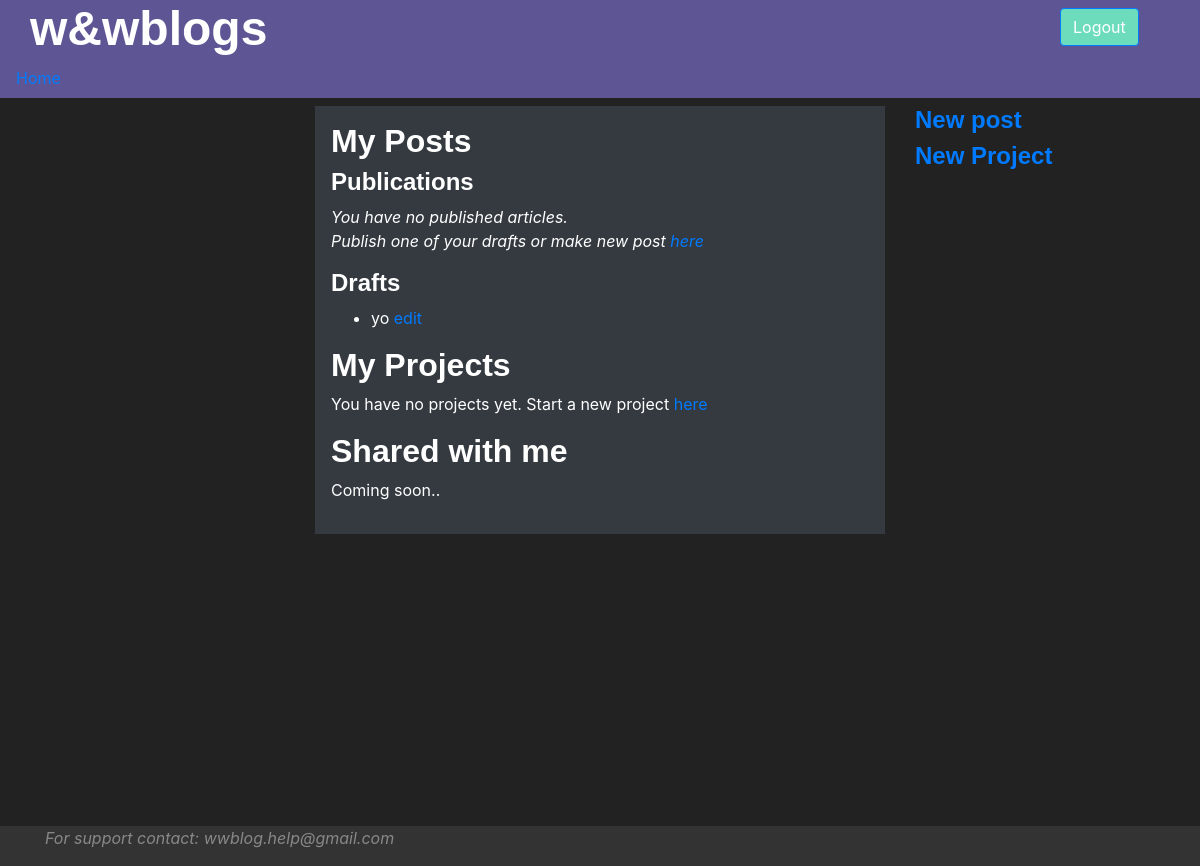
/me/ (signed in), run on an earlier commit of the app's database.
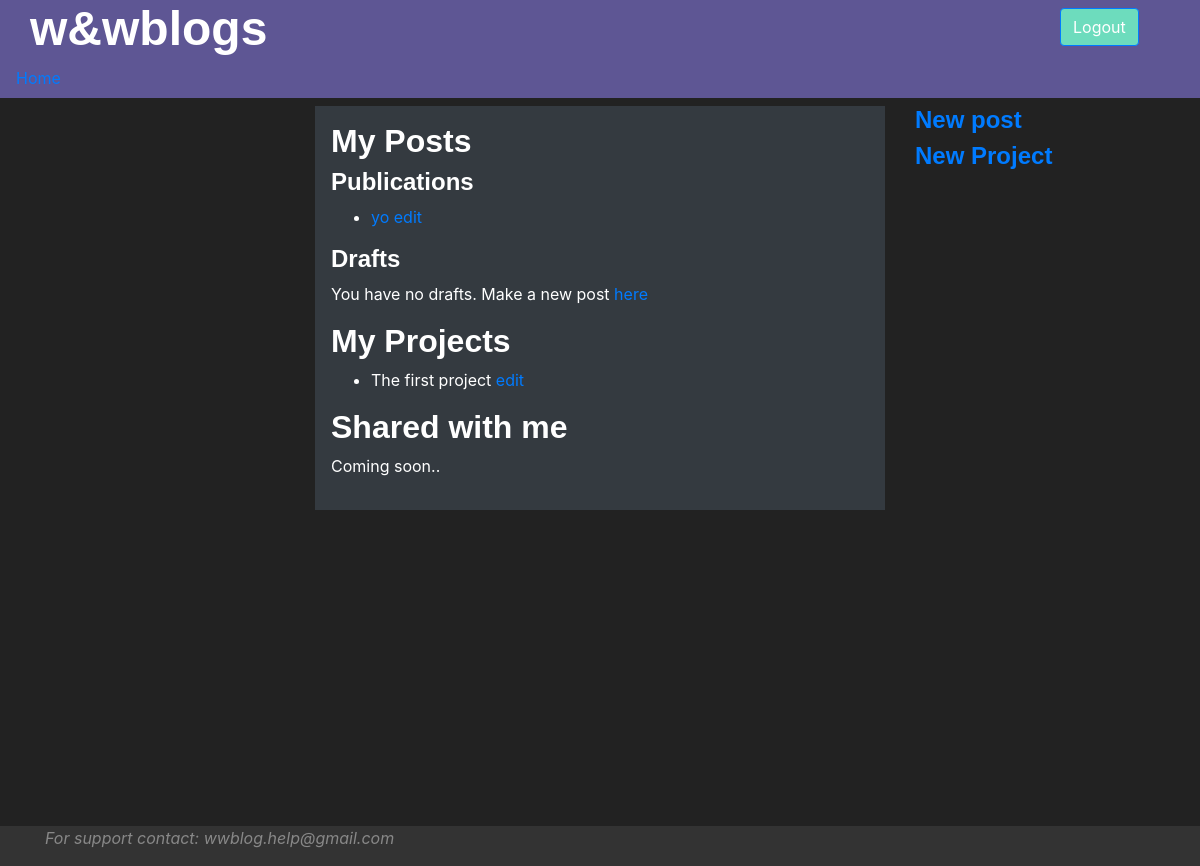
And on a later commit of the database.
### wwapp/models.py (models this page shows, shortened)
class Article(models.Model):
    article_id = models.AutoField(primary_key=True)
    article_title = models.CharField(max_length=45)
    pub_date = models.DateTimeField(blank=True, null=True)
    author = models.ForeignKey(User, on_delete=models.PROTECT)
    published = models.BooleanField(default=False)
    creation_date = models.DateTimeField(auto_now_add=True)
    article_parent = models.ForeignKey("Article", on_delete=models.SET_NULL, null=True, blank=True)
    """
    # populate with -  default=timezone.now - from django.utils.timezone.now()
    # edit_date = models.DateField(auto_now=True)
    # can be used instead auto_now_add = True,
    """
    class Meta:
        indexes = [
            models.Index(fields=['article_title']),
            models.Index(fields=['author']),
        ]

class Category(models.Model):
    category_id = models.AutoField(primary_key=True)
    category_name = models.CharField(unique=True, max_length=45)
    category_creator = models.ForeignKey(User, on_delete=models.PROTECT)
    class CategoryType(models.TextChoices):
        PROJECT = 'PROJECT', _('Project')
        TOPIC = 'TOPIC', _('Topic')
        SUBTOPIC = 'SUBTOPIC', _('SubTopic')
    category_type = models.CharField(max_length=45, choices=CategoryType.choices, default=CategoryType.PROJECT)
    class Meta:
        verbose_name_plural = 'Categories'
        indexes = [
            models.Index(fields=['category_name']),
        ]

### wwapp/views.py (the view)
# urls.py: path('me/', views.manage_own_content, name='manage_own_content'),
@login_required
def manage_own_content(request):
    drafted_articles = ArticleHandler.get_user_drafted_articles(request.user)
    published_articles = ArticleHandler.get_user_published_articles(request.user)
    values = {
        "drafted_articles": drafted_articles,
        "published_articles": published_articles,
        "user": request.user,
        "user_projects": CategoryHandler.get_user_projects(request.user),
    }
    return render(request, 'wwapp/manage_user_content.html', values)

### wwapp/handlers.py (called while the page is built)
    @staticmethod
    def get_user_projects(user: User) -> [Category]:
        try:
            return Category.objects.filter(category_creator_id=user.id,
                                           category_type=Category.CategoryType.PROJECT).order_by('category_name')
        except exceptions.EmptyResultSet:
            return []

    @staticmethod
    def get_user_published_articles(user: User):
        try:
            return Article.objects.filter(author_id=user.id, published=True).order_by('-pub_date')
        except exceptions.EmptyResultSet:
            return None

    @staticmethod
    def get_user_drafted_articles(user: User):
        try:
            return Article.objects.filter(author_id=user.id, published=False).order_by('-creation_date')
        except exceptions.EmptyResultSet:
            return None

### wwapp/templates/wwapp/manage_user_content.html (shortened to what this page needs)
{% extends 'wwapp/base.html' %}
{% block right_nav %}
    {% if request.user.is_authenticated %}
        <h4><a href="{% url 'wwapp:new_article' %}">New post</a></h4>
        <h4><a href="{% url 'wwapp:new_project' %}">New Project</a></h4>
    {% endif %}
{% endblock %}
{% block content %}
    {% if request.user.is_authenticated %}
        <h3>My Posts</h3>
    {% endif %}
    <h4>Publications</h4>
    {% if published_articles %}
        <ul title="publications_list">
            {% for article in published_articles %}
                <li>
                    <a href="{% url 'wwapp:open_article' article.article_id %}">{{ article.article_title }}</a>
                    <a href="{% url 'wwapp:edit_article' article.article_id %}">edit</a>
                </li>
            {% endfor %}
        </ul>
    {% else %}
        <p><i>You have no published articles.<br>Publish one of your drafts or make new post <a href="{% url 'wwapp:new_article' %}">here</a></i></p>
    {% endif %}
    <h4>Drafts</h4>
    {% if drafted_articles %}
        <ul title="drafts_list">
            {% for article in drafted_articles %}
                <li>
                    {{ article.article_title }}
                    <a href="{% url 'wwapp:edit_article' article.article_id %}">edit</a>
                </li>
            {% endfor %}
        </ul>
    {% else %}
        <p>You have no drafts. Make a new post <a href="{% url 'wwapp:new_article' %}">here</a></p>
    {% endif %}
    <h3>My Projects</h3>
    {% if user_projects %}
        <ul title="drafts_list">
            {% for project in user_projects %}
                <li>
                    {{ project.category_name }}
                    <a href="{% url 'wwapp:edit_category' project.category_id %}">edit</a>
                </li>
            {% endfor %}
        </ul>
    {% else %}
        <p>You have no projects yet. Start a new project <a href="{% url 'wwapp:new_project' %}">here</a></p>
    {% endif %}
    <h3>Shared with me</h3>
    <p>Coming soon..</p>
{% endblock %}

### wwapp/templates/wwapp/base.html (shortened to what this page needs)
<!DOCTYPE html>
<html lang="en">
<head>
    {% load static %}
    <link rel="stylesheet" href="https://stackpath.bootstrapcdn.com/bootstrap/4.3.1/css/bootstrap.min.css"
>
    <link rel="stylesheet" type="text/css" href="{% static 'wwapp/css/fonts.css' %}">
    <link rel="stylesheet" type="text/css" href="{% static 'wwapp/css/style.css' %}">
</head>
<body class="container-fluid h-100">
<div class="row max-width pb-2" id="banner_container">
    <div class="banner col-12  pb-2" id="banner">
        <div class="row col-12">
            <div class="banner__title col-11">
                <div class="mx-auto">
                    <h1 onclick="location.href = '{% url 'wwapp:index' %}'">w&amp;wblogs</h1>
                </div>
            </div>
            {% if request.user.is_authenticated %}
                <button class="btn btn-primary h-100 mt-2" id="logout-btn"
                        onclick="location.href = '{% url 'wwapp:logout' %}'">Logout
                </button>
            {% else %}
                <button class="btn btn-primary h-100 mt-2" id="login-btn"
                        onclick="location.href = '{% url 'wwapp:login' %}'">Login
                </button>
            {% endif %}
        </div>
        <div class="row banner__nav">
            <a href="{% url 'wwapp:index' %}" class="ml-3">Home</a>
        </div>
    </div>
</div>
<div class="row max-width h-100">
    <div class="nav col-3 ">
    </div>
    <div class="content col-6" , id="content" ,>
        <div class="p-3 mb-2 bg-dark text-whit">
            {% block content %}
            {% endblock %}
        </div>
    </div>
    <div class="aside col-3">
        {% block right_nav %}{% endblock %}
    </div>
</div>
<footer class="footer row max-width h-100">
    <div class="container">
        <p><i>For support contact: wwblog.help@gmail.com</i></p>
    </div>
</footer>
</body>
</html>

### static/wwapp/css/style.css (style rules this page uses)
.banner { background: #5E5694; }
#logout-btn { background: #6DDCBD; }
#login-btn, #logout-btn { background: #6DDCBD; }
body { background: #222222; color: white; font-style: normal; }
footer { background: #333333; color: #888888; }
.content { min-height: 90vh; border-radius: 4%; }
html { font-size: 100%; }
h1, h2, h3, h4 { font-family: "Colonna MT", sans-serif; }
h1 { font-size: 3rem; }
h3 { font-size: 2rem; }
h4 { font-size: 1.5rem; }
p { font-size: 1em; }
h1, h2 { font-weight: 600; }
h3, h4 { font-weight: 600; }

What changed in the data, as far as the page shows it:
changed Article "yo": moves from the list under "Drafts" to the list under "Publications"
added Category: category_name "The first project"
Also different on the page:
text no longer shown: "You have no published articles. Publish one of your drafts or make new post You have no projects yet. Start a new project"
text now shown: "You have no drafts. Make a new post"
